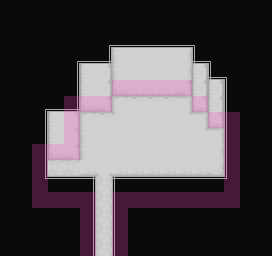

This is a level from a 2D game, rendered from its Tiled map with the project's own tilesets. A one-line summary and the complete map file follow:
An orthogonal 17x16 tile map with 16x16 px tiles, 3 tile layers (Floor, Above, Collision), 2 tilesets and 3 objects.

<map version="1.5" tiledversion="2021.03.23" orientation="orthogonal" renderorder="right-down" width="17" height="16" tilewidth="16" tileheight="16" infinite="0" backgroundcolor="#0a0a0a" nextlayerid="5" nextobjectid="5">
 <properties>
  <property name="clampCamera" type="bool" value="true" />
  <property name="defaultPos" value="6,15" />
  <property name="music" value="res/audio/music/lh.mp3" />
  <property name="music_speed" type="float" value="1" />
 </properties>
 <tileset firstgid="1" source="../hospital.tsx" />
 <tileset firstgid="111" source="../entity/doors.tsx" />
 <layer id="2" name="Floor" width="17" height="16">
  <data encoding="csv">
0,0,0,0,0,0,0,0,0,0,0,0,0,0,0,0,0,
0,0,0,0,0,0,0,0,0,0,0,0,0,0,0,0,0,
0,0,0,0,0,0,0,0,0,0,0,0,0,0,0,0,0,
0,0,0,0,0,0,0,39,40,40,40,41,0,0,0,0,0,
0,0,0,0,0,7,8,39,40,40,40,41,6,0,0,0,0,
0,0,0,0,0,7,8,18,51,51,51,19,6,6,0,0,0,
0,0,0,0,0,18,19,28,29,29,29,30,17,6,0,0,0,
0,0,0,7,8,28,29,90,40,40,40,89,30,17,0,0,0,
0,0,0,7,8,39,40,40,40,40,40,40,89,30,0,0,0,
0,0,0,18,19,39,40,40,40,40,40,40,40,41,0,0,0,
0,0,0,62,62,51,80,51,51,51,51,51,51,52,0,0,0,
0,0,0,0,0,0,61,0,0,0,0,0,0,0,0,0,0,
0,0,0,0,0,0,61,0,0,0,0,0,0,0,0,0,0,
0,0,0,0,0,0,61,0,0,0,0,0,0,0,0,0,0,
0,0,0,0,0,0,61,0,0,0,0,0,0,0,0,0,0,
0,0,0,0,0,0,61,0,0,0,0,0,0,0,0,0,0
</data>
 </layer>
 <layer id="1" name="Above" width="17" height="16">
  <properties>
   <property name="height" type="int" value="1" />
  </properties>
  <data encoding="csv">
0,0,0,0,0,0,0,0,0,0,0,0,0,0,0,0,0,
0,0,0,0,0,0,0,0,0,0,0,0,0,0,0,0,0,
0,0,0,0,0,0,1,2,2,2,2,2,3,0,0,0,0,
0,0,0,0,1,2,26,0,0,0,0,0,27,3,0,0,0,
0,0,0,0,12,0,0,0,0,0,0,0,0,27,3,0,0,
0,0,0,0,12,0,0,0,0,0,0,0,0,0,14,0,0,
0,0,1,2,26,0,0,0,0,0,0,0,0,0,14,0,0,
0,0,12,0,0,0,0,0,0,0,0,0,0,0,14,0,0,
0,0,12,0,0,0,0,0,0,0,0,0,0,0,14,0,0,
0,0,12,0,0,0,0,0,0,0,0,0,0,0,14,0,0,
0,0,12,0,0,0,0,0,0,0,0,0,0,0,14,0,0,
0,0,23,24,24,37,0,38,24,24,24,24,24,24,25,0,0,
0,0,0,0,0,12,0,14,0,0,0,0,0,0,0,0,0,
0,0,0,0,0,12,0,14,0,0,0,0,0,0,0,0,0,
0,0,0,0,0,12,0,14,0,0,0,0,0,0,0,0,0,
0,0,0,0,0,12,0,14,0,0,0,0,0,0,0,0,0
</data>
 </layer>
 <objectgroup id="4" name="Entities">
  <object id="1" gid="111" x="128" y="96" width="16" height="32">
   <properties>
    <property name="collider">{
	"x": 0,
	"y": 16,
	"w": 16,
	"h": 16
}</property>
    <property name="door_warp_map" value="hospital/hospital_main.tmx" />
    <property name="door_warp_x" type="int" value="19" />
    <property name="door_warp_y" type="int" value="62" />
    <property name="file" value="res/data/entity/entrances/hospital_door_nomusic.json" />
    <property name="height" type="int" value="0" />
    <property name="solid" type="bool" value="true" />
    <property name="walk_behind" type="bool" value="true" />
   </properties>
  </object>
  <object id="3" gid="72" x="32" y="176" width="16" height="16">
   <properties>
    <property name="file" value="res/data/entity/entrances/warp_nomusic.json" />
    <property name="warp_map" value="hospital/hospital_storeroom0.tmx" />
    <property name="warp_x" type="int" value="9" />
    <property name="warp_y" type="int" value="5" />
   </properties>
  </object>
  <object id="4" gid="72" x="32" y="192" width="16" height="16">
   <properties>
    <property name="file" value="res/data/entity/entrances/warp_nomusic.json" />
    <property name="warp_map" value="hospital/hospital_storeroom0.tmx" />
    <property name="warp_x" type="int" value="9" />
    <property name="warp_y" type="int" value="5" />
   </properties>
  </object>
 </objectgroup>
 <layer id="3" name="Collision" width="17" height="16" opacity="0.25">
  <properties>
   <property name="draw" type="bool" value="false" />
  </properties>
  <data encoding="csv">
0,0,0,0,0,0,0,0,0,0,0,0,0,0,0,0,0,
0,0,0,0,0,0,0,0,0,0,0,0,0,0,0,0,0,
0,0,0,0,0,0,0,0,0,0,0,0,0,0,0,0,0,
0,0,0,0,0,0,0,0,0,0,0,0,0,0,0,0,0,
0,0,0,0,0,0,0,0,0,0,0,0,0,0,0,0,0,
0,0,0,0,0,0,0,35,35,35,35,35,0,0,0,0,0,
0,0,0,0,35,35,35,0,0,0,0,0,35,0,0,0,0,
0,0,0,0,35,0,0,0,0,0,0,0,0,35,35,0,0,
0,0,0,0,35,0,0,0,0,0,0,0,0,0,35,0,0,
0,0,35,35,35,0,0,0,0,0,0,0,0,0,35,0,0,
0,0,35,0,0,0,0,0,0,0,0,0,0,0,35,0,0,
0,0,35,0,0,0,0,0,0,0,0,0,0,0,35,0,0,
0,0,35,35,35,35,0,35,35,35,35,35,35,35,35,0,0,
0,0,0,0,0,35,0,35,0,0,0,0,0,0,0,0,0,
0,0,0,0,0,35,0,35,0,0,0,0,0,0,0,0,0,
0,0,0,0,0,35,0,35,0,0,0,0,0,0,0,0,0
</data>
 </layer>
</map>
